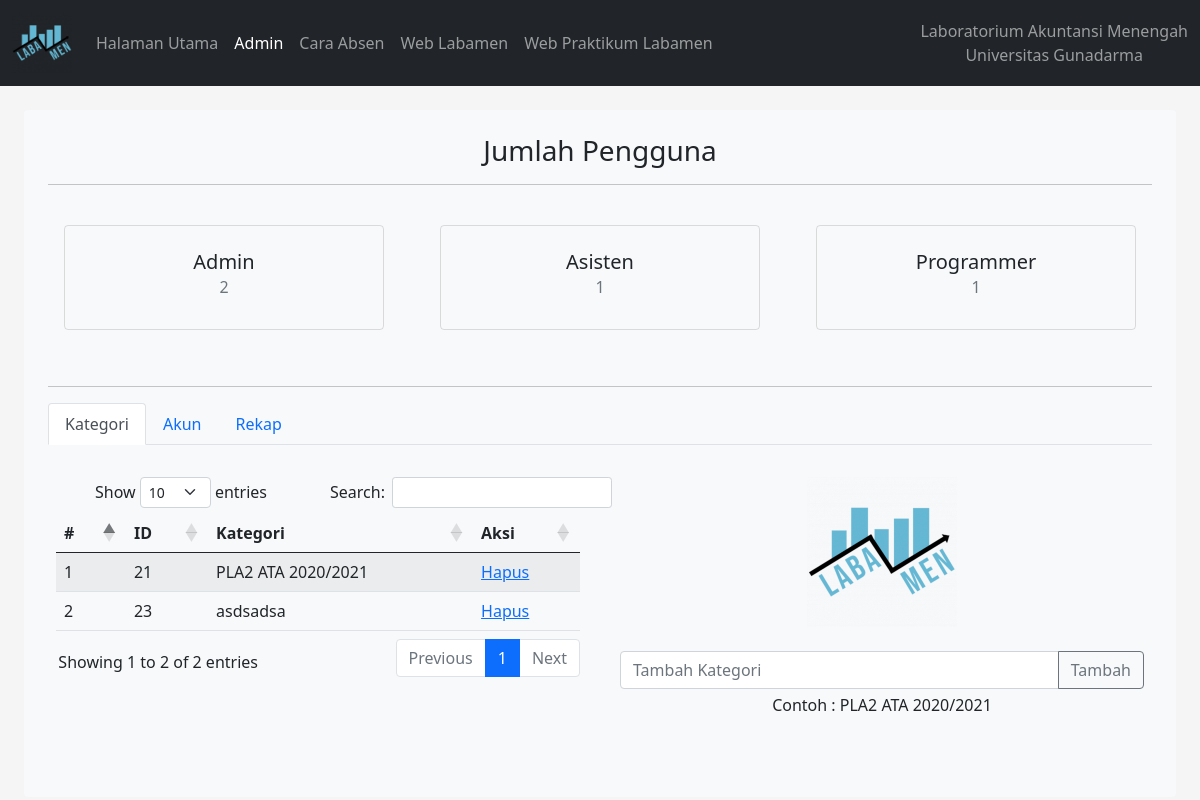
Page /admin.php (signed in) on the committed database.
### tables this page shows
CREATE TABLE `kategori` (
  `id_kategori` int(10) NOT NULL,
  `kategori` varchar(64) NOT NULL
);

### admin.php (the view, shortened to what this page needs)
<?php
    include 'login.php';
    include 'modal-cp.php';
    if($_SESSION['status'] == 'admin'){
?>
    <!doctype html>
    <html lang="en">
    <head>
        <link href="https://cdn.jsdelivr.net/npm/bootstrap@5.0.0-beta3/dist/css/bootstrap.min.css" rel="stylesheet">
        <link rel="stylesheet" type="text/css" href="https://cdn.datatables.net/1.10.25/css/dataTables.bootstrap5.min.css">
    </head>
    <body>
        <nav class="navbar navbar-expand-lg navbar-dark bg-dark">
        <div class="container-fluid">
            <a class="navbar-brand" href="#"><img src="img/logo.png" alt="" width="60" height="60" class="d-inline-block align-text-top"></a>
            <div class="collapse navbar-collapse" id="navbarText">
            <ul class="navbar-nav me-auto mb-2 mb-lg-0">
                <li class="nav-item">
                    <a class="nav-link " aria-current="page" href="home.php">Halaman Utama</a>
                </li>
                <?php if($_SESSION['status'] == 'admin'){
                    echo '
                    <li class="nav-item">
                        <a class="nav-link active" aria-current="page" href="#">Admin</a>
                    </li>';
                }?>
                <li class="nav-item">
                    <a class="nav-link " aria-current="page" href="tutorial.php">Cara Absen</a>
                </li>
                <li class="nav-item">
                    <a class="nav-link " aria-current="page" href="https://ak-menengah.com/">Web Labamen</a>
                </li>
                <li class="nav-item">
                    <a class="nav-link " aria-current="page" href="https://praktikum.ak-menengah.com/">Web Praktikum Labamen</a>
                </li>
            </ul>
            <span class="navbar-text text-center" >
                Laboratorium Akuntansi Menengah <br>
                Universitas Gunadarma
            </span>
            </div>
        </div>
        </nav>
        <div class="container-fluid">
            <div class="container-fluid mt-4">
                <div class="bg-light p-4 rounded text-center text-dark">
                    <b><h3>Jumlah Pengguna</h3></b>
                    <hr>
                    <center>
                    <div class="table">
                        <div class="row">
                            <div class="col">
                                <div class="card text-center mt-4" style="width: 20rem;">
                                    <div class="card-body">
                                        <h5 class="card-title">Admin</h5>
                                        <h6 class="card-subtitle mb-2 text-muted">
                                        <?php
                                            $admin = mysqli_query($conn, "SELECT * FROM pengguna WHERE status = 'admin'");
                                            $j_admin = mysqli_num_rows($admin);
                                            echo $j_admin;
                                        ?>
                                        </h6>
                                    </div>
                                </div>
                            </div>
                            <div class="col">
                                <div class="card text-center mt-4" style="width: 20rem;">
                                    <div class="card-body">
                                        <h5 class="card-title">Asisten</h5>
                                        <h6 class="card-subtitle mb-2 text-muted">
                                        <?php
                                            $asisten = mysqli_query($conn, "SELECT * FROM pengguna WHERE status = 'asisten'");
                                            $j_asisten = mysqli_num_rows($asisten);
                                            echo $j_asisten;
                                        ?>
                                        </h6>
                                    </div>
                                </div>
                            </div>
                            <div class="col">
                                <div class="card text-center mt-4" style="width: 20rem;">
                                    <div class="card-body">
                                        <h5 class="card-title">Programmer</h5>
                                        <h6 class="card-subtitle mb-2 text-muted">
                                        <?php
                                            $programmer = mysqli_query($conn, "SELECT * FROM pengguna WHERE status = 'programmer'");
                                            $j_programmer = mysqli_num_rows($programmer);
                                            echo $j_programmer;
                                        ?>
                                        </h6>
                                    </div>
                                </div>
                            </div>
                        </div>
                    </div>
                    </center>
                    <br>
                    <hr>
                    <nav>
                        <div class="nav nav-tabs" id="nav-tab" role="tablist">
                            <button class="nav-link active" id="nav-kategori-tab" data-bs-toggle="tab" data-bs-target="#nav-kategori" type="button" role="tab" aria-controls="nav-kategori" aria-selected="true">Kategori</button>
                            <button class="nav-link " id="nav-akun-tab" data-bs-toggle="tab" data-bs-target="#nav-akun" type="button" role="tab" aria-controls="nav-akun" aria-selected="false">Akun</button>
                            <button class="nav-link" id="nav-rekap-tab" data-bs-toggle="tab" data-bs-target="#nav-rekap" type="button" role="tab" aria-controls="nav-rekap" aria-selected="false">Rekap</button>
                        </div>
                    </nav>
                    <div class="tab-content" id="nav-tabContent">
                    <div class="tab-pane fade show active mt-4" id="nav-kategori" role="tabpanel" aria-labelledby="nav-kategori-tab">
                    <div class="table">
                        <div class="row">
                            <div class="col">
                                <table class="table table-striped display" id="kategori"  data-page-length='10'>
                                <thead>
                                    <tr>
                                        <th scope="col">#</th>
                                        <th scope="col">ID</th>
                                        <th scope="col">Kategori</th>
                                        <th scope="col">Aksi</th>
                                    </tr>
                                </thead>
                                <tbody>
                                <?php
                                $num = 1;
                                $kategori = mysqli_query($conn, "SELECT * FROM kategori");
                                while($row = mysqli_fetch_array($kategori)){
                                    $rowi = $row['id_kategori'];
                                    echo '
                                        <tr>
                                            <td>'
                                                .$num.
                                            '</td>
                                            <td>'
                                                .$rowi.
                                            '</td>
                                            <td>'
                                                .$row['kategori'].
                                            '</td>
                                            <td>
                                            <a href="#" class="katdel"> Hapus </a>
                                            </td>
                                        </tr>';
                                    $num += 1;
                                }
                                ?>
                                </tbody>
                                </table>
                            </div>
                            <div class="col">
                                <form method="post" action="proses.php?type=kategori">
                                    <img class="mb-4" src="img/logo.png" width="150" height="150">
                                    <div class="input-group mb-1">
                                        <input type="text" class="form-control" id="floatingInput" placeholder="Tambah Kategori" name="kategori" aria-label="kategori" aria-describedby="button-addon2" require>
                                        <button class="btn btn-outline-secondary" type="submit" id="button-addon2">Tambah</button>
                                    </div>
                                    <p>Contoh : PLA2 ATA 2020/2021</p>
                                </form>
                            </div>
                        </div>
                    </div>
                    </div>
                    </div>
                </div>
            </div>
        </div>
    </body>
    </html>
<?php
    }elseif(!isset($_SESSION['npm'])){
        header("location:index.php?notif=belum_login");
    }
?>

### admin.php (style rules this page uses)
body { background-color: #f5f5f5; }

### rows in the picture
kategori: id_kategori "21", kategori "PLA2 ATA 2020/2021"
kategori: id_kategori "23", kategori "asdsadsa"

### other values in the picture
$j_admin "2"
$j_asisten "1"
$j_programmer "1"
